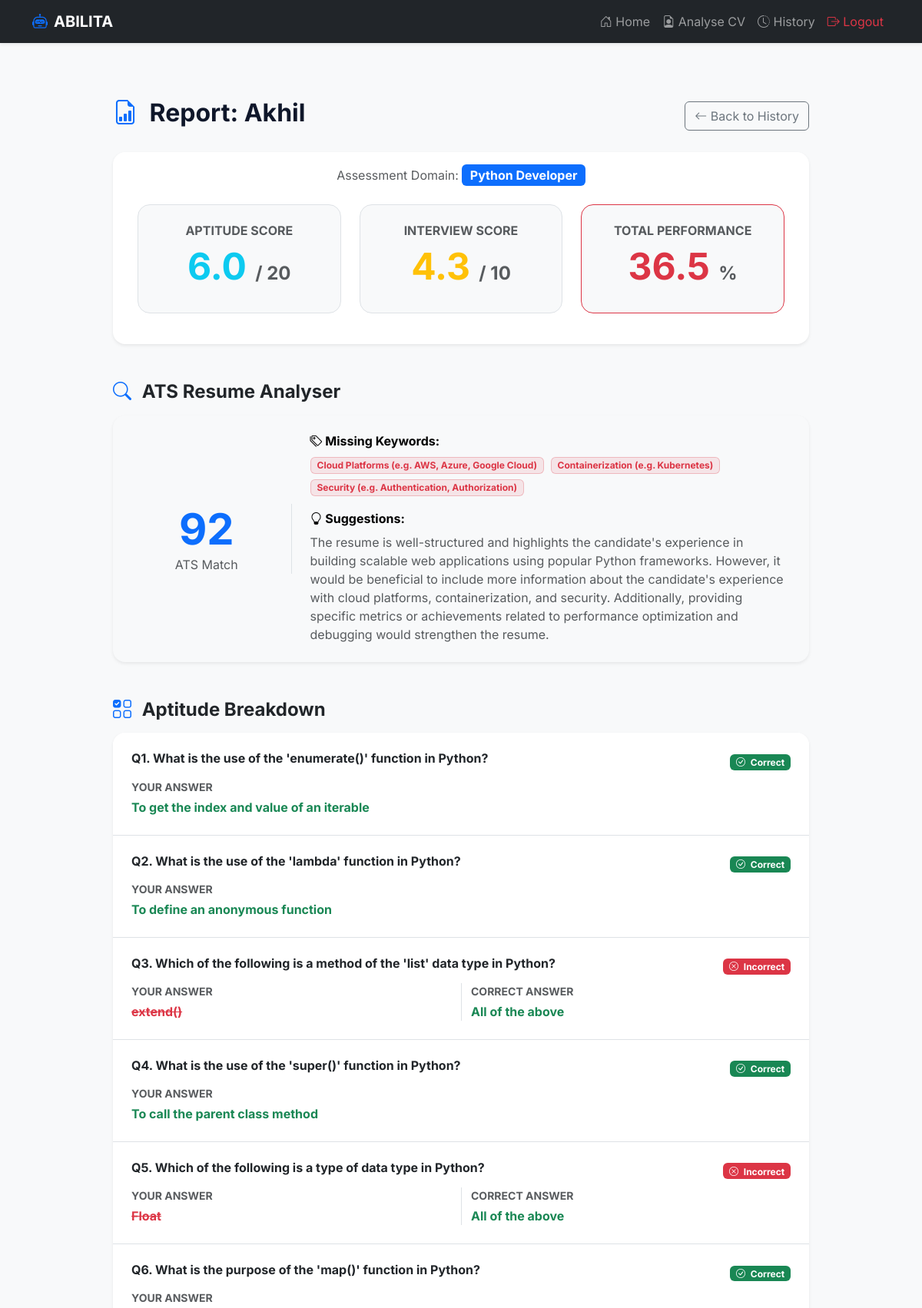
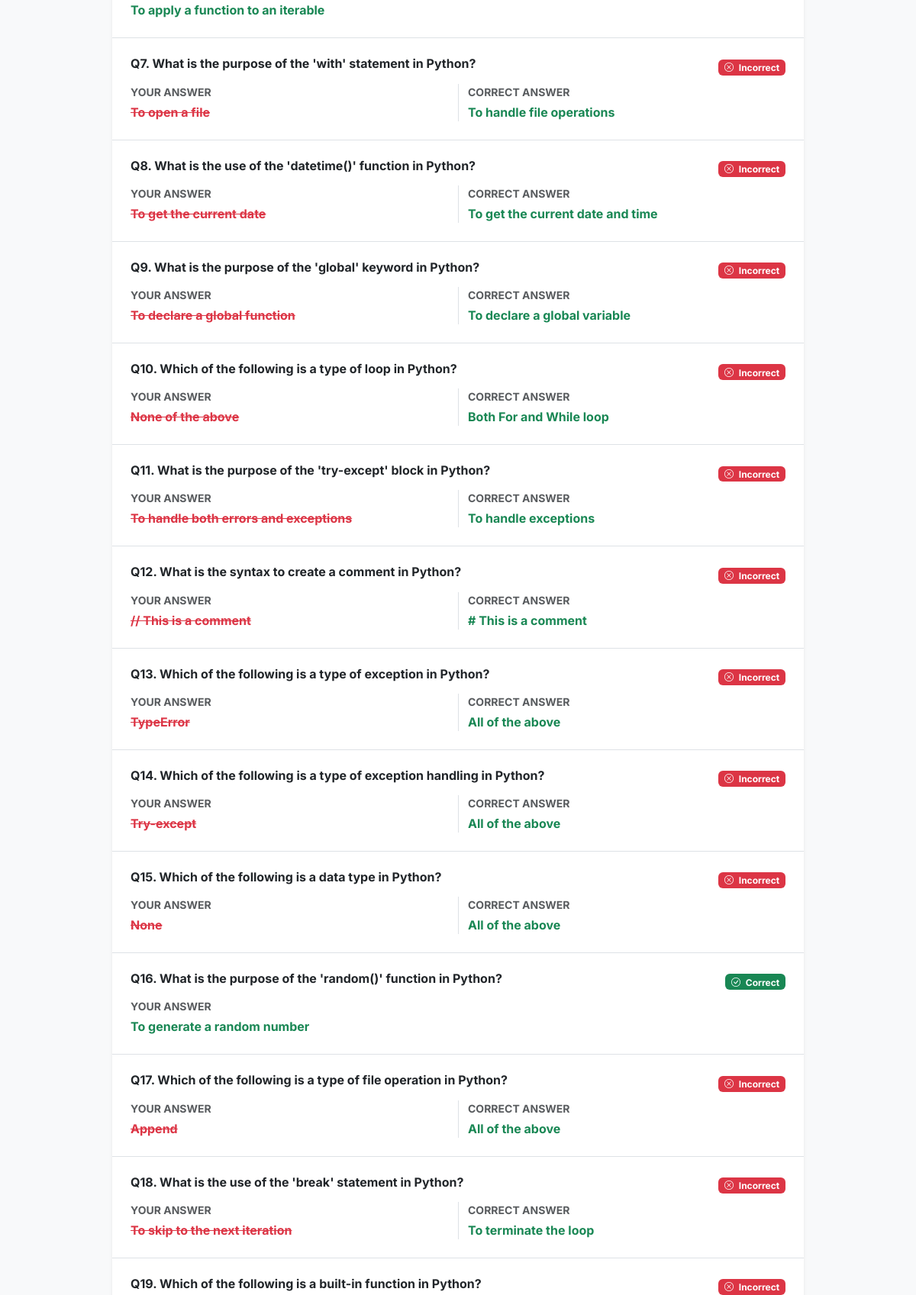
/users/result/2/ (signed in, upper part), run on the app's committed database (2 pictures, top to bottom).
### users/models.py (models this page shows, shortened)
class TestResult(models.Model):
    user = models.ForeignKey(User, on_delete=models.CASCADE)
    domain = models.CharField(max_length=100)
    aptitude_score = models.FloatField(default=0)
    interview_score = models.FloatField(default=0)
    total_score = models.FloatField(default=0)
    result_json = models.TextField(blank=True, null=True)
    created_at = models.DateTimeField(auto_now_add=True)

class User(models.Model):
    name = models.CharField(max_length=255)
    email = models.EmailField(unique=True)
    password = models.CharField(max_length=255)
    selected_domain = models.CharField(max_length=100, blank=True, null=True)
    resume = models.FileField(upload_to='resumes/', blank=True, null=True)
    created_at = models.DateTimeField(auto_now_add=True)

### users/views.py (the view)
# urls.py: path('result/<int:result_id>/', views.user_result, name='user_result'),
@role_required('user')
def user_result(request, result_id):
    tr = TestResult.objects.get(id=result_id)
    details = {}
    ats_evaluation = {}
    aptitude_eval = []
    if tr.result_json:
        try:
            rj = json.loads(tr.result_json)
            details = rj.get('interview_evaluation', [])
            ats_evaluation = rj.get('ats_evaluation', {})
            aptitude_eval = rj.get('aptitude_evaluation', [])
        except:
            pass
    return render(request, 'users/result.html', {
        'result': tr,
        'details': details,
        'ats_evaluation': ats_evaluation,
        'aptitude_eval': aptitude_eval
    })

### templates/users/result.html (shortened to what this page needs)
{% extends 'base.html' %}
{% block content %}
<div class="container mt-4 fade-in">
    <div class="row">
        <div class="col-md-10 mx-auto">
            <div class="d-flex justify-content-between align-items-center mb-4">
                <h2 class="fw-bold"><i class="bi bi-file-earmark-bar-graph text-primary me-2"></i> Report: {{ result.user.name }}</h2>
                <a href="{% url 'user_history' %}" class="btn btn-outline-secondary"><i class="bi bi-arrow-left"></i> Back to History</a>
            </div>
            <div class="card premium-card border-0 shadow-sm mb-5">
                <div class="card-body">
                    <p class="text-muted text-center mb-4">Assessment Domain:  <span class="badge bg-primary fs-6">{{ result.domain }}</span></p>
                    <div class="row text-center mb-2 px-3">
                        <div class="col-md-4 mb-3">
                            <div class="p-4 rounded-4 bg-light border">
                                <h6 class="text-muted text-uppercase fw-bold mb-2">Aptitude Score</h6>
                                <h1 class="display-5 fw-bold text-info">{{ result.aptitude_score }} <span class="fs-4 text-muted">/ 20</span></h1>
                            </div>
                        </div>
                        <div class="col-md-4 mb-3">
                            <div class="p-4 rounded-4 bg-light border">
                                <h6 class="text-muted text-uppercase fw-bold mb-2">Interview Score</h6>
                                <h1 class="display-5 fw-bold text-warning">{{ result.interview_score }} <span class="fs-4 text-muted">/ 10</span></h1>
                            </div>
                        </div>
                        <div class="col-md-4 mb-3">
                            <div class="p-4 rounded-4 bg-light border {% if result.total_score >= 80 %}border-success{% elif result.total_score <= 40 %}border-danger{% endif %}">
                                <h6 class="text-muted text-uppercase fw-bold mb-2">Total Performance</h6>
                                <h1 class="display-5 fw-bold {% if result.total_score >= 80 %}text-success{% elif result.total_score >= 50 %}text-warning{% else %}text-danger{% endif %}">{{ result.total_score }} <span class="fs-4 text-muted">%</span></h1>
                            </div>
                        </div>
                    </div>
                </div>
            </div>
            <h4 class="mb-3 mt-5 fw-bold text-dark"><i class="bi bi-search text-primary me-2"></i> ATS Resume Analyser</h4>
            {% if ats_evaluation %}
                <div class="card mb-5 border-0 shadow-sm text-bg-light rounded-4 collapse-trigger">
                    <div class="card-body p-4">
                        <div class="row align-items-center">
                            <div class="col-md-3 text-center border-end">
                                <h1 class="display-4 fw-bold text-primary mb-0">{{ ats_evaluation.ats_score }}</h1>
                                <p class="text-muted mb-0">ATS Match</p>
                            </div>
                            <div class="col-md-9 ps-md-4">
                                <h6 class="fw-bold mt-2 mt-md-0"><i class="bi bi-tags"></i> Missing Keywords:</h6>
                                {% if ats_evaluation.missing_keywords %}
                                    <div class="mb-3">
                                    {% for kw in ats_evaluation.missing_keywords %}
                                        <span class="badge bg-danger bg-opacity-10 text-danger border border-danger border-opacity-25 me-1 mb-1 px-2 py-1">{{ kw }}</span>
                                    {% endfor %}
                                    </div>
                                {% else %}
                                    <p class="text-success small fw-bold">✓ None found. Excellent keyword mapping!</p>
                                {% endif %}
                                <h6 class="fw-bold"><i class="bi bi-lightbulb"></i> Suggestions:</h6>
                                <p class="mb-0 text-muted">{{ ats_evaluation.suggestions }}</p>
                            </div>
                        </div>
                    </div>
                </div>
            {% else %}
                <div class="alert alert-light border shadow-sm">No ATS score available for this assessment.</div>
            {% endif %}
            <h4 class="mb-3 mt-5 fw-bold text-dark"><i class="bi bi-ui-checks-grid text-primary me-2"></i> Aptitude Breakdown</h4>
            {% if aptitude_eval %}
                <div class="card border-0 shadow-sm rounded-4 mb-5 overflow-hidden">
                    <div class="list-group list-group-flush">
                        {% for pt in aptitude_eval %}
                        <div class="list-group-item p-4">
                            <div class="d-flex justify-content-between">
                                <h6 class="fw-bold mb-3">Q{{ forloop.counter }}. {{ pt.question }}</h6>
                                <div>
                                    {% if pt.is_correct %}
                                        <span class="badge bg-success"><i class="bi bi-check-circle me-1"></i> Correct</span>
                                    {% else %}
                                        <span class="badge bg-danger"><i class="bi bi-x-circle me-1"></i> Incorrect</span>
                                    {% endif %}
                                </div>
                            </div>
                            <div class="row">
                                <div class="col-md-6">
                                    <p class="mb-1 text-muted small text-uppercase fw-bold">Your Answer</p>
                                    <p class="mb-0 {% if pt.is_correct %}text-success fw-bold{% else %}text-danger fw-bold text-decoration-line-through{% endif %}">{{ pt.user_answer }}</p>
                                </div>
                                {% if not pt.is_correct %}
                                <div class="col-md-6 border-start">
                                    <p class="mb-1 text-muted small text-uppercase fw-bold">Correct Answer</p>
                                    <p class="mb-0 text-success fw-bold">{{ pt.correct_answer }}</p>
                                </div>
                                {% endif %}
                            </div>
                        </div>
                        {% endfor %}
                    </div>
                </div>
            {% else %}
                <div class="alert alert-light border shadow-sm">Detailed aptitude breakdown is not available for this session.</div>
            {% endif %}
        </div>
    </div>
</div>
{% endblock %}

### static/css/style.css (style rules this page uses)
:root { --primary-color: #4f46e5; --primary-hover: #4338ca; --secondary-bg: #f8fafc; --dark-text: #0f172a; --light-text: #64748b; --border-color: #e2e8f0; }
body { font-family: 'Inter', sans-serif; background-color: var(--secondary-bg); color: var(--dark-text); -webkit-font-smoothing: antialiased; }
.premium-card { border-radius: 1rem; border: 1px solid var(--border-color); background: white; transition: transform 0.2s ease, box-shadow 0.2s ease; }
.fade-in { animation: fadeIn 0.4s ease-out forwards; }

### data on the page
TestResult: user.name "Akhil", domain "Python Developer", aptitude_score "6.0", interview_score "4.3", total_score "36.5"

### other printed values
{{ ats_evaluation.ats_score }} "92"
{{ kw }} "Cloud Platforms (e.g. AWS, Azure, Google Cloud)" "Containerization (e.g. Kubernetes)" "Security (e.g. Authentication, Authorization)"
{{ pt.question }} "What is the use of the 'enumerate()' function in Python?" "What is the use of the 'lambda' function in Python?" "Which of the following is a method of the 'list' data type in Python?" "What is the use of the 'super()' function in Python?" "Which of the following is a type of data type in Python?" "What is the purpose of the 'map()' function in Python?" "What is the purpose of the 'with' statement in Python?" "What is the use of the 'datetime()' function in Python?" "What is the purpose of the 'global' keyword in Python?" "Which of the following is a type of loop in Python?" "What is the purpose of the 'try-except' block in Python?" "What is the syntax to create a comment in Python?" "Which of the following is a type of exception in Python?" "Which of the following is a type of exception handling in Python?" "Which of the following is a data type in Python?" "What is the purpose of the 'random()' function in Python?" "Which of the following is a type of file operation in Python?" "What is the use of the 'break' statement in Python?" "Which of the following is a built-in function in Python?"
{{ pt.user_answer }} "To get the index and value of an iterable" "To define an anonymous function" "extend()" "To call the parent class method" "Float" "To apply a function to an iterable" "To open a file" "To get the current date" "To declare a global function" "None of the above" "To handle both errors and exceptions" "// This is a comment" "TypeError" "Try-except" "None" "To generate a random number" "Append" "To skip to the next iteration"
{{ pt.correct_answer }} "All of the above" "All of the above" "To handle file operations" "To get the current date and time" "To declare a global variable" "Both For and While loop" "To handle exceptions" "# This is a comment" "All of the above" "All of the above" "All of the above" "All of the above" "To terminate the loop"
